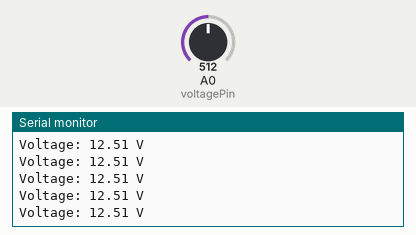
A sketch run on a simulated Arduino Uno, built with avr-gcc and run on an emulated ATmega328P. Shown: the last lines printed to the serial monitor. Inputs (shaded band) come from the test bench; at power-on: A0 (voltagePin) = 512.

Above: at 1.2 s.
1.3 s: A0 (voltagePin) set to 716
At 1.31 s:
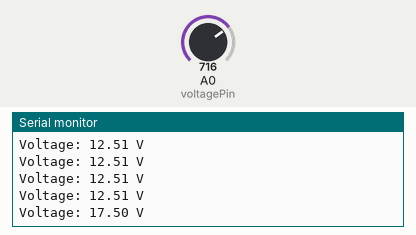
2.8 s: A0 (voltagePin) set to 900
At 2.82 s:
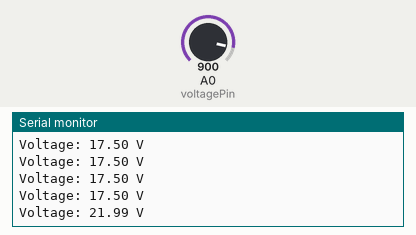
Timing chart, 0 to 5.8 s (numbered marks = the images above; inputs shaded):
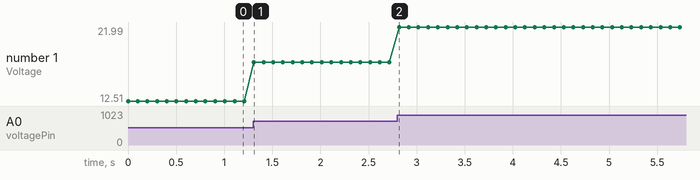

Measured:
- after the input at 1.3 s, the serial monitor: prints a new line at once (image 1)
- after the input at 2.8 s, the serial monitor: prints a new line at once (image 2)
- plotted number 1: 12.51 → 17.5 after the input at 1.3 s, 17.5 → 21.99 after the input at 2.8 s

The sketch:

Voltage_Teensy.ino
```cpp
// Voltage sensor pin
const int voltagePin = A0;
// Maximum input voltage of the sensor
const float maxVoltage = 25.0;

void setup() {
  Serial.begin(9600);
  pinMode(voltagePin, INPUT);
}

void loop() {
  // Read the voltage sensor value
  int voltageValue = analogRead(voltagePin);

  // Convert the sensor value to voltage (assuming 5V reference voltage)
  float voltage = ((float)voltageValue * (5.0 / 1023.0)) * (maxVoltage / 5.0);

  // Print the voltage to serial monitor
  Serial.print("Voltage: ");
  Serial.print(voltage);
  Serial.println(" V");

  // Wait for a moment before the next measurement
  delay(100);
}
```
